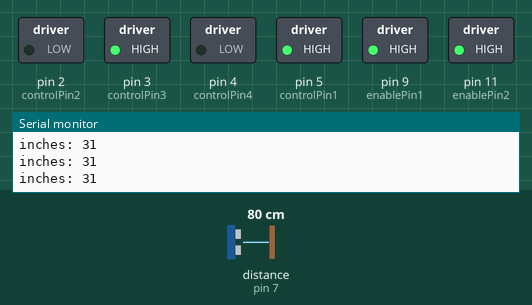
This sketch was run on a simulated Arduino Uno, built with avr-gcc and run on an emulated ATmega328P. On the bench: switched loads named in the sketch (green lamp = pin HIGH), the last lines printed to the serial monitor. Wiring (inferred from the names in the program): ultrasonic range finder: trigger pin 8; echo pin 7. The test bench sets the inputs (shaded band); at power-on: distance to the obstacle (sensor on pin 7) 80 cm. The echo pulse lasts 58.3 µs per cm; pins used as bus, display or sensor lines are not drawn.

Above: at 1.2 s.
1.3 s: distance to the obstacle (sensor on pin 7) set to 26 cm
4.3 s: distance to the obstacle (sensor on pin 7) set to 22 cm
At 5.5 s:
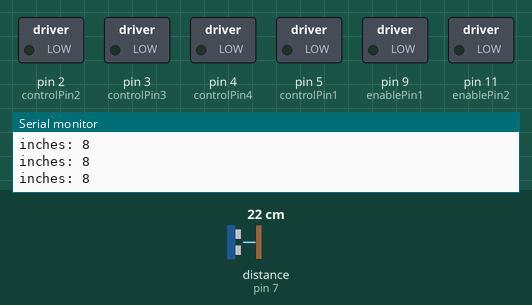
5.8 s: distance to the obstacle (sensor on pin 7) set to 14 cm
7.3 s: distance to the obstacle (sensor on pin 7) set to 11 cm
At 7.8 s:
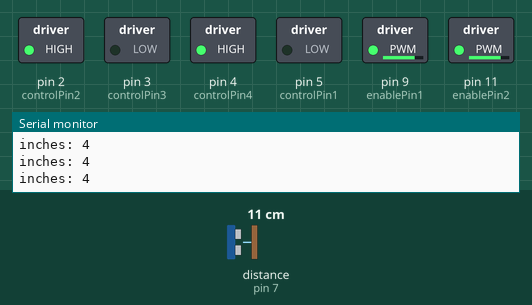
8.8 s: distance to the obstacle (sensor on pin 7) set to 299 cm
At 9.3 s:
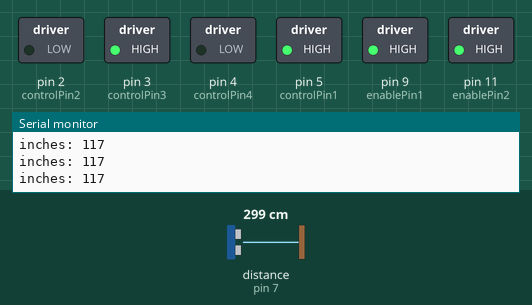
Timing chart, 0 to 11.3 s (numbered marks = the images above; inputs shaded):
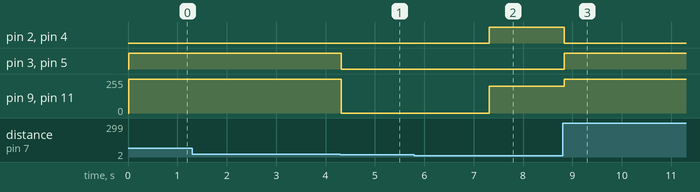

The sketch:

ObscatcleRobot.ino
```cpp
const int trig = 8;

const int echo = 7;

int duration = 0;

int inches = 0;

// for right motor
const int controlPin1 = 5;

const int controlPin2 = 2;

const int enablePin1 = 9;

// for left motor
const int controlPin3 = 3;

const int controlPin4 = 4;

const int enablePin2 = 11;


void setup() {
  Serial.begin(9600);

  // for distance sensor
  pinMode(trig,OUTPUT);
  pinMode(echo, INPUT);

  // for right motor
  pinMode(controlPin1, OUTPUT);
  pinMode(controlPin2, OUTPUT);
  pinMode(enablePin1, OUTPUT);

  //turn the motor off, initially
  digitalWrite(enablePin1, LOW);

  // for left motor
  pinMode(controlPin3, OUTPUT);
  pinMode(controlPin4, OUTPUT);
  pinMode(enablePin2, OUTPUT);

  //turn the motor off, initially
  digitalWrite(enablePin2, LOW); }

void loop() {

  // for distance sensor
  digitalWrite(trig,LOW);
  delay(0.001);
  digitalWrite(trig,HIGH);
  delay (0.01);
  digitalWrite(trig, LOW);
  duration = pulseIn(echo,HIGH);
  inches = duration /74/2;
  Serial.print("inches: ");
  Serial.print(inches);
  Serial.print("");
  Serial.println();
  delay (5);

  if (inches <5){

    analogWrite (enablePin1, 200);
    digitalWrite (controlPin1, LOW);
    digitalWrite (controlPin2, HIGH);
    analogWrite (enablePin2, 200);
    digitalWrite (controlPin3, LOW);
    digitalWrite (controlPin4, HIGH);
    }

    else if (inches >=5 and inches <9 )
    {
      digitalWrite (controlPin1, LOW);
      digitalWrite (controlPin2, LOW);
      analogWrite (enablePin1, 0);
      digitalWrite (controlPin3, LOW);
      digitalWrite (controlPin4, LOW);
      analogWrite (enablePin2, 0);
      }

      else if (inches >=9)
      {
        analogWrite (enablePin1, 255);
        digitalWrite (controlPin1, HIGH);
        digitalWrite (controlPin2, LOW);
        analogWrite (enablePin2, 255);
        digitalWrite (controlPin3, HIGH);
        digitalWrite (controlPin4, LOW);
        }

}
```

Measured:
- the behaviour switches between 24 and 23 cm on distance to the obstacle (sensor on pin 7) (found by bisection; images 0 and 1)
- the behaviour switches between 13 and 12 cm on distance to the obstacle (sensor on pin 7) (found by bisection; images 1 and 2)
- after the input at 4.3 s, pin 3 (controlPin3), pin 5 (controlPin1): HIGH → LOW at once; pin 9 (enablePin1), pin 11 (enablePin2): 255/255 → 0/255 at once
- after the input at 7.3 s, pin 2 (controlPin2), pin 4 (controlPin4): LOW → HIGH at once; pin 9 (enablePin1), pin 11 (enablePin2): 0/255 → 200/255 at once
- after the input at 8.8 s, pin 2 (controlPin2), pin 4 (controlPin4): HIGH → LOW at once; pin 3 (controlPin3), pin 5 (controlPin1): LOW → HIGH at once; pin 9 (enablePin1), pin 11 (enablePin2): 200/255 → 255/255 at once
